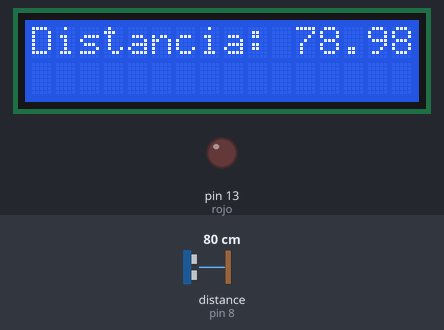
The sketch below on a simulated Arduino Uno, built with avr-gcc and run on an emulated ATmega328P. Parts: 16×2 character LCD, output pins drawn as LEDs (lit = HIGH). Wiring (inferred from the names in the program): ultrasonic range finder: trigger pin 9; echo pin 8. The test bench sets the inputs (shaded band); at power-on: distance to the obstacle (sensor on pin 8) 80 cm. The echo pulse lasts 58.3 µs per cm; pins used as bus, display or sensor lines are not drawn; what the sketch prints to the serial monitor is not drawn.

Above: at 1.2 s.
1.3 s: distance to the obstacle (sensor on pin 8) set to 28 cm
At 2.8 s:
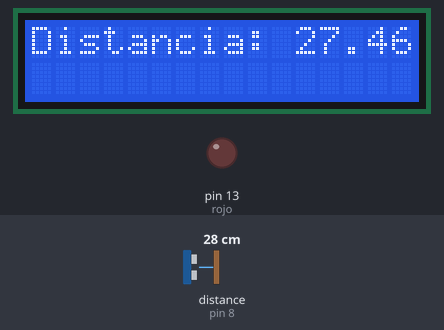
3.4 s: distance to the obstacle (sensor on pin 8) set to 24 cm
At 4.5 s:
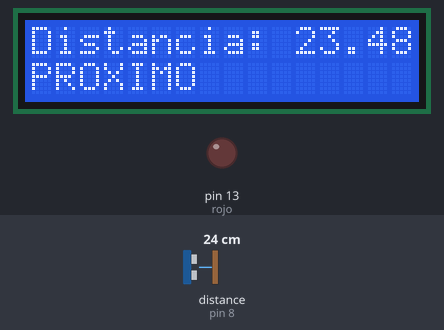
Timing chart, 0 to 6.4 s (numbered marks = the images above; inputs shaded):
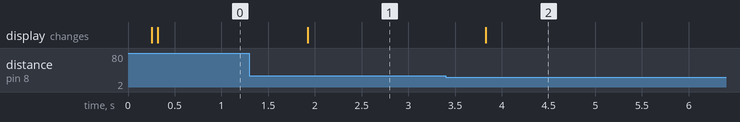

Measured:
- the behaviour switches between 26 and 25 cm on distance to the obstacle (sensor on pin 8) (found by bisection; images 1 and 2)
- after the input at 1.3 s, the display: changes after 0.62 s (image 1)
- after the input at 3.4 s, the display: changes after 0.43 s (image 2)

The sketch:

EJ7.ino
```cpp
#include <LiquidCrystal.h>
LiquidCrystal lcd(2,3,4,5,6,7);
#define ecoPin 8
#define trigPin 9
#define rojo 13
void setup()
{
 Serial.begin(9600);
 pinMode(ecoPin, INPUT);
 pinMode(trigPin, OUTPUT);
 pinMode(rojo, OUTPUT);
}

void loop()
{
  digitalWrite(trigPin, LOW);
  delayMicroseconds(5);
  digitalWrite(trigPin, HIGH);
  delayMicroseconds(10);
  digitalWrite(trigPin, LOW);

  int duration = pulseIn(ecoPin, HIGH);

  double cm = duration*0.034/2;
  Serial.print("Distance: ");
  Serial.print(cm);
  Serial.println(" cm");
  delay(250);

  lcd.begin(16,2);
  lcd.setCursor(0,0);
  lcd.print("Distancia:");
  lcd.setCursor(11,0);
  lcd.print(cm);

  if(cm < 5){
  	lcd.setCursor(0,1);
    lcd.print("MUY CERCA");
    delay(5000);
  }
  if(cm < 10){
    lcd.setCursor(0,1);
    lcd.print("CERCA");
    delay(5000);
  }
  if(cm < 25){
    lcd.setCursor(0,1);
    lcd.print("PROXIMO");
    delay(5000);
  }
  if(cm > 25){
    lcd.setCursor(0,1);
  }
}
```
